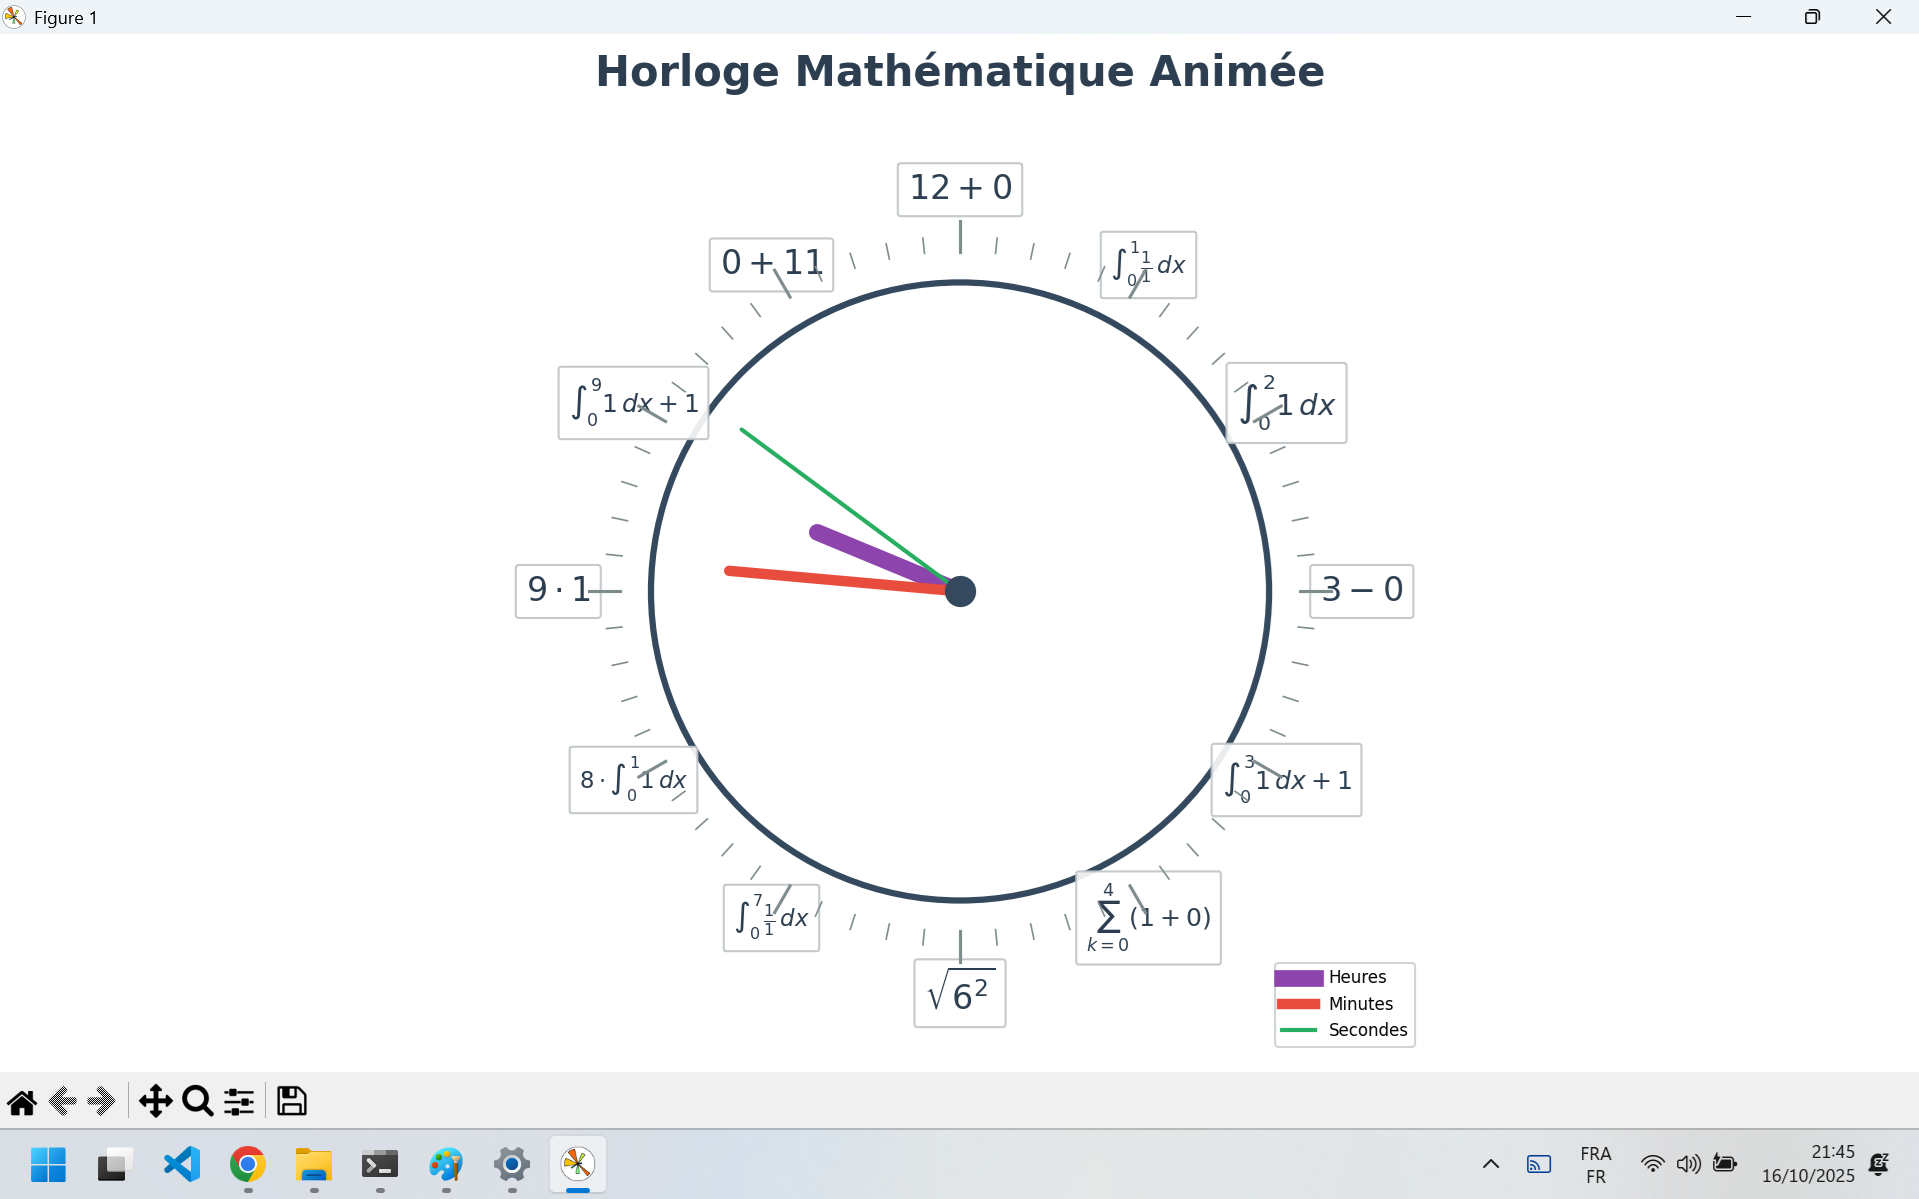

This chart was generated by the following Python code:
import sympy as sp
import random
import matplotlib.pyplot as plt
import numpy as np
from datetime import datetime
from matplotlib.animation import FuncAnimation

# Force l'utilisation d'un backend compatible
import matplotlib
matplotlib.use('TkAgg')

# Active le rendu mathtext de matplotlib
plt.rcParams['text.usetex'] = False
plt.rcParams['font.size'] = 12

x = sp.Symbol('x', real=True)

def generate_math_expression(value, prefer_short=False):
    short_expressions = [
        f"|{value}|", f"{value}^1", f"\\sqrt{{{value}^2}}", f"\\lceil {value - 0.5} \\rceil",
        f"\\lfloor {value + 0.5} \\rfloor", f"{value} \\cdot 1", f"{value} + 0",
        f"\\sqrt[3]{{{value}^3}}", f"\\lceil {value} \\rceil", f"\\lfloor {value} \\rfloor",
        f"0 + {value}", f"{value} - 0", f"1 \\cdot {value}", f"\\pi \\times {value}/\\pi"
    ]
    if value > 1:
        short_expressions.extend([f"\\frac{{{value}^2}}{{{value}}}", f"\\frac{{{value}!}}{{{value-1}!}}",
                                 f"\\binom{{{value}}}{{1}}"])

    medium_expressions = [
        f"\\log(e^{{{value}}})", f"{value} \\times \\cos(0)", f"{value} + \\sin(0)",
        f"e^{{\\ln({value})}}", f"{value} \\times e^0", f"\\int_0^1 {value} \\, dx",
        f"\\tan(\\frac{{\\pi}}{{4}}) \\times {value}", f"{value} \\div \\cos(0)",
        f"\\sec(0) \\times {value}", f"\\csc(\\frac{{\\pi}}{{2}}) \\times {value}",
        f"\\sum_{{i=1}}^{{{value}}} 1", f"\\log_{{10}}(10^{{{value}}})"
    ]
    if value > 1:
        medium_expressions.extend([f"{value} + \\tan(0)", f"{value} \\times \\sin(\\pi/2)",
                                  f"\\lim_{{x \\to 0}} \\frac{{\\sin({value} x)}}{{x}}",
                                  f"\\frac{{d}}{{dx}} ({value} x) \\Big|_{{x=1}}",
                                  f"e \\times \\log_e({value})"])

    long_expressions = []
    if value > 1:
        long_expressions.extend([f"\\int_{{0}}^{{{value}}} 1 \\, dx", f"{value-1} + \\cos^2(x) + \\sin^2(x)",
                                f"\\log_{{{value}}}( {value}^{{{value}}} )", f"\\sqrt[{value}]{{{value}^{{{value}}}}}",
                                f"({value-1} + 1) \\times \\cos(0)", f"\\log_{{e}}(e^{{{value}}})"])

    if prefer_short:
        pool = short_expressions
    else:
        pool = short_expressions + medium_expressions + long_expressions
    return random.choice(pool)

def draw_clock():
    fig, ax = plt.subplots(figsize=(11, 11))
    ax.set_xlim(-1.5, 1.5)
    ax.set_ylim(-1.5, 1.5)
    ax.set_aspect('equal')
    ax.axis('off')

    # Cercle principal
    circle = plt.Circle((0, 0), 1, fill=False, linewidth=3, color='#34495e')
    ax.add_artist(circle)
    
    # Ajout des traits pour les minutes
    for i in range(60):
        angle = np.pi/2 - (i * 2 * np.pi / 60)
        if i % 5 == 0:
            length = 0.1
            linewidth = 1.5
        else:
            length = 0.05
            linewidth = 0.8
        x_start = 1.1 * np.cos(angle)
        y_start = 1.1 * np.sin(angle)
        x_end = (1.1 + length) * np.cos(angle)
        y_end = (1.1 + length) * np.sin(angle)
        ax.plot([x_start, x_end], [y_start, y_end], color='#7f8c8d', linewidth=linewidth, zorder=4)

    MAX_LATEX_LENGTH = 30
    BASE_FONTSIZE = 14
    MIN_FONTSIZE = 9
    CRITICAL_POSITIONS = [12, 3, 6, 9]

    print("\n" + "="*70)
    print("🕐 GÉNÉRATION DE L'HORLOGE MATHÉMATIQUE")
    print("="*70)
    
    for h in range(1, 13):
        angle = np.pi/2 - (h * 2 * np.pi / 12)
        if h in CRITICAL_POSITIONS:
            distance = 1.30
            prefer_short = True
        else:
            distance = 1.22
            prefer_short = False
        x_pos = distance * np.cos(angle)
        y_pos = distance * np.sin(angle)

        candidates = [generate_math_expression(h, prefer_short) for _ in range(15)]
        valid_candidates = [c for c in candidates if len(c) <= MAX_LATEX_LENGTH]
        best_latex = random.choice(valid_candidates) if valid_candidates else str(h)
        
        print(f"✓ Position {h:2d}: ${best_latex}$ ({len(best_latex)} caractères)")
        
        if len(best_latex) <= 10: final_fontsize = BASE_FONTSIZE + 2
        elif len(best_latex) <= 15: final_fontsize = BASE_FONTSIZE + 1
        elif len(best_latex) <= 20: final_fontsize = BASE_FONTSIZE
        elif len(best_latex) <= 25: final_fontsize = BASE_FONTSIZE - 2
        else: final_fontsize = max(MIN_FONTSIZE, BASE_FONTSIZE - 3)
        
        pad_size = 0.3 if len(best_latex) <= 10 else 0.35 if len(best_latex) <= 20 else 0.4
        
        ax.text(x_pos, y_pos, f"${best_latex}$", fontsize=final_fontsize, ha='center', va='center',
                bbox=dict(facecolor='white', alpha=0.9, edgecolor='#bdc3c7', linewidth=1,
                          boxstyle='round,pad=0.35,rounding_size=0.1'), color='#2c3e50', weight='normal')
    
    print("="*70)
    print("✅ Horloge générée avec succès! Les expressions sont visibles.\n")
    
    hour_hand, = ax.plot([], [], linewidth=8, color='#8e44ad', solid_capstyle='round', zorder=5)
    minute_hand, = ax.plot([], [], linewidth=5, color='#e74c3c', solid_capstyle='round', zorder=6)
    second_hand, = ax.plot([], [], linewidth=2, color='#27ae60', solid_capstyle='round', zorder=7)
    
    ax.plot(0, 0, 'o', color='#34495e', markersize=14, zorder=10)
    
    plt.title("Horloge Mathématique Animée", fontsize=20, weight='bold', pad=20, color='#2c3e50')
    
    legend_elements = [plt.Line2D([0], [0], color='#8e44ad', linewidth=8, label='Heures'),
                      plt.Line2D([0], [0], color='#e74c3c', linewidth=5, label='Minutes'),
                      plt.Line2D([0], [0], color='#27ae60', linewidth=2, label='Secondes')]
    ax.legend(handles=legend_elements, loc='upper left', fontsize=12, framealpha=0.95, edgecolor='#bdc3c7')

    def update(frame):
        now = datetime.now()
        hour = now.hour % 12
        minute = now.minute
        second = now.second + now.microsecond / 1_000_000
        
        hour_angle = np.pi/2 - ((hour + minute/60) * 2 * np.pi / 12)
        minute_angle = np.pi/2 - ((minute + second/60) * 2 * np.pi / 60)
        second_angle = np.pi/2 - (second * 2 * np.pi / 60)
        
        hour_hand.set_data([0, 0.50 * np.cos(hour_angle)], [0, 0.50 * np.sin(hour_angle)])
        minute_hand.set_data([0, 0.75 * np.cos(minute_angle)], [0, 0.75 * np.sin(minute_angle)])
        second_hand.set_data([0, 0.88 * np.cos(second_angle)], [0, 0.88 * np.sin(second_angle)])
        print(f"Updating: {now.strftime('%H:%M:%S.%f')[:-3]}")  # Débogage
        fig.canvas.draw()
        fig.canvas.flush_events()
        return hour_hand, minute_hand, second_hand

    anim = FuncAnimation(fig, update, interval=1000, cache_frame_data=False, repeat=True)
    plt.tight_layout()
    plt.show()

if __name__ == "__main__":
    draw_clock()
